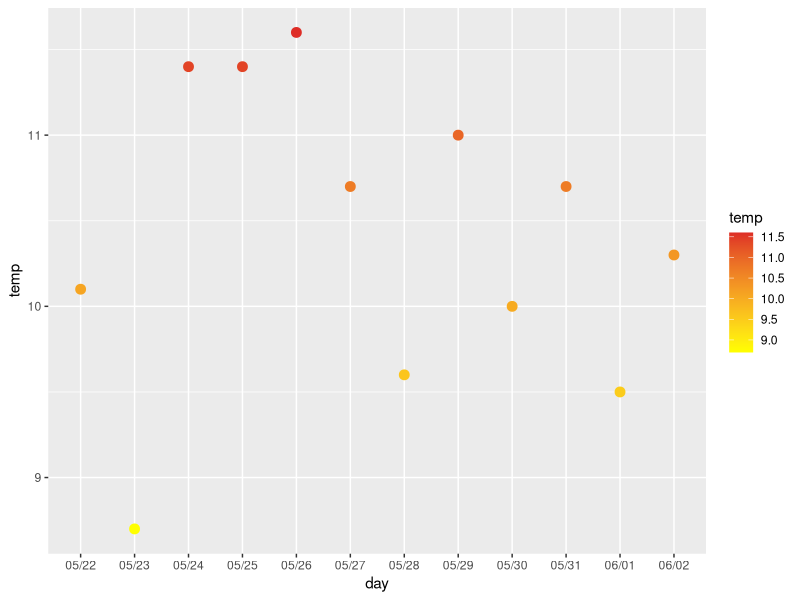

Reproduce this figure in R.
# ID: SO#35560433
# Language: R
# Bug class: Value type
# Runtime consequence: IF
# In study: Yes
# Inclusion rationale: geom_smooth fails silently on character dates. String column where temporal/numeric expected for regression.
# Reproduction status: Live
# Type system catch: `Record<string, number>` rejects string column

library(ggplot2)

b <- data.frame(
  day = c(
    "05/22", "05/23", "05/24", "05/25", "05/26", "05/27", "05/28",
    "05/29", "05/30", "05/31", "06/01", "06/02"
  ),
  temp = c(10.1, 8.7, 11.4, 11.4, 11.6, 10.7, 9.6, 11.0, 10.0, 10.7, 9.5, 10.3)
)

gg2 <- ggplot(b, aes(x = day, y = temp, color = temp)) +
  geom_point(stat = "identity", aes(colour = temp), size = 3) +
  geom_smooth(method = "lm") +
  scale_colour_gradient(low = "yellow", high = "#de2d26")

print(gg2)
message("geom_smooth on character x may produce no visible line (IF)")
